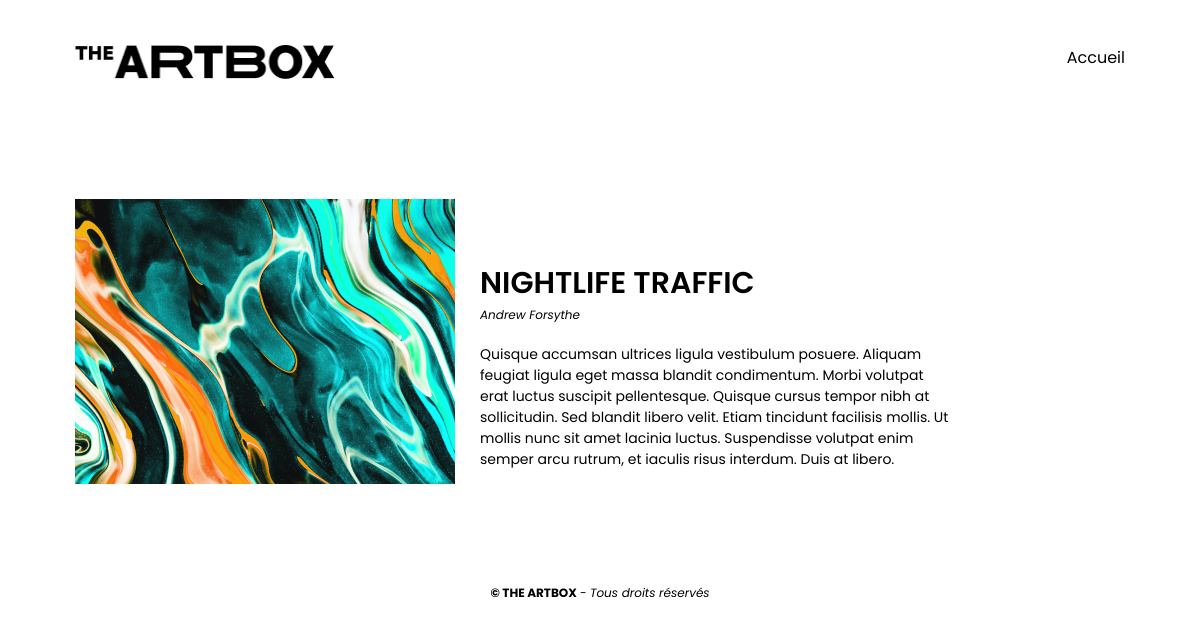
Page /oeuvre.php?id=3 on the committed database.
### tables this page shows
CREATE TABLE `oeuvres` (
  `id` int NOT NULL,
  `nom` varchar(100) NOT NULL,
  `auteur` varchar(100) NOT NULL,
  `image` varchar(250) NOT NULL,
  `description` longtext NOT NULL
);

### oeuvre.php (the view, shortened to what this page needs)
<?php
    require_once(__DIR__ . '/header.php');
    $mysqlClient = connexion();
    $getData = $_GET;
    $sqlQuery = 'SELECT * FROM oeuvres WHERE id = :id';
    $oeuvreStatement = $mysqlClient->prepare($sqlQuery);
    $oeuvreStatement->execute([
        'id' => $getData['id'],
    ]);
    $oeuvreTemp = $oeuvreStatement->fetchAll();
    if($oeuvreTemp)
    {
        $oeuvre = $oeuvreTemp[0];
    }
    else
    {
        redirect();
    }
?>
<!doctype html>
<html lang="fr">
<head>
    <link rel="stylesheet" href="css/style.css">
</head>
    <main>
        <article id="detail-oeuvre">
            <div id="img-oeuvre">
                <img src=<?php echo $oeuvre['image'] ?> alt=<?php echo $oeuvre['nom'] ?>>
            </div>
            <div id="contenu-oeuvre">
                <h1><?php echo $oeuvre['nom'] ?></h1>
                <p class="description"><?php echo $oeuvre['auteur'] ?></p>
                <p class="description-complete">
                    <?php echo $oeuvre['description'] ?>
                </p>
            </div>
        </article>
    </main>
    <?php require_once(__DIR__ . '/footer.php') ?>
</body>
</html>

### css/style.css (style rules this page uses)
html, body { margin: 0; }
* { box-sizing: border-box; font-family: 'Poppins', sans-serif; }
main { max-width: 1080px; margin: auto; }
.oeuvre h2, #detail-oeuvre h1 { text-transform: uppercase; margin-top: 0; margin-bottom: 0; font-weight: 600; font-size: 30px; }
.oeuvre .description, #detail-oeuvre .description { font-style: italic; margin-top: 0; font-size: 12px; margin-bottom: 20px; }
#detail-oeuvre { display: flex; flex-wrap: wrap; align-items: end; margin-bottom: 100px; margin-top: 75px; font-size: 14px; padding: 0 15px; }
#img-oeuvre { margin-right: 25px; }
#img-oeuvre img { max-width: 470px; margin: auto; display: block; }
#contenu-oeuvre { max-width: 470px; }

### rows in the picture
oeuvres: image (picture), nom "NIGHTLIFE TRAFFIC", auteur "Andrew Forsythe", description "Quisque accumsan ultrices ligula vestibulum posuere. Aliquam feugiat ligula eget massa blandit condimentum. Morbi volutpat erat luctus suscipit pellentesque. Quisque cursus tempor nibh at sollicitudin. Sed blandit libero velit. Etiam tincidunt facilisis mollis. Ut mollis nunc sit amet lacinia luctus. Suspendisse volutpat enim semper arcu rutrum, et iaculis risus interdum. Duis at libero."
